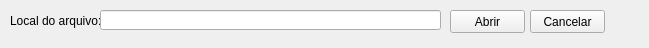
<?xml version="1.0" encoding="UTF-8"?>
<ui version="4.0">
 <class>Abrir</class>
 <widget class="QMainWindow" name="Abrir">
  <property name="geometry">
   <rect>
    <x>0</x>
    <y>0</y>
    <width>649</width>
    <height>48</height>
   </rect>
  </property>
  <property name="windowTitle">
   <string>Abrir</string>
  </property>
  <widget class="QWidget" name="centralwidget">
   <widget class="QLabel" name="label">
    <property name="geometry">
     <rect>
      <x>10</x>
      <y>10</y>
      <width>91</width>
      <height>21</height>
     </rect>
    </property>
    <property name="text">
     <string>Local do arquivo:</string>
    </property>
   </widget>
   <widget class="QLineEdit" name="lineEdit">
    <property name="geometry">
     <rect>
      <x>100</x>
      <y>10</y>
      <width>341</width>
      <height>20</height>
     </rect>
    </property>
    <property name="inputMask">
     <string/>
    </property>
   </widget>
   <widget class="QPushButton" name="pushButton">
    <property name="geometry">
     <rect>
      <x>450</x>
      <y>10</y>
      <width>75</width>
      <height>23</height>
     </rect>
    </property>
    <property name="text">
     <string>Abrir</string>
    </property>
   </widget>
   <widget class="QPushButton" name="pushButton_2">
    <property name="geometry">
     <rect>
      <x>530</x>
      <y>10</y>
      <width>75</width>
      <height>23</height>
     </rect>
    </property>
    <property name="text">
     <string>Cancelar</string>
    </property>
   </widget>
  </widget>
 </widget>
 <resources/>
 <connections/>
</ui>
